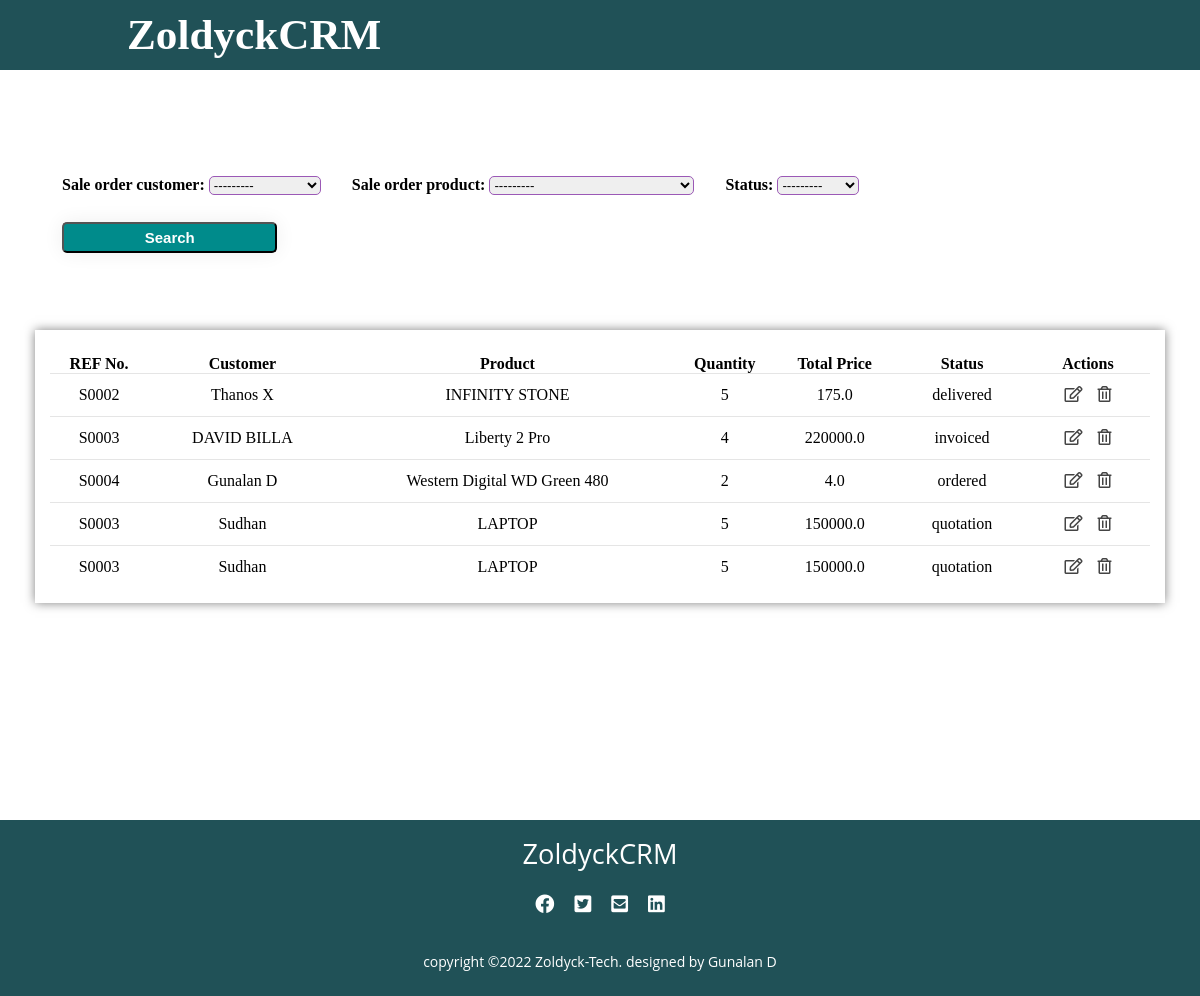
/orders/, run on an earlier commit of the app's database.
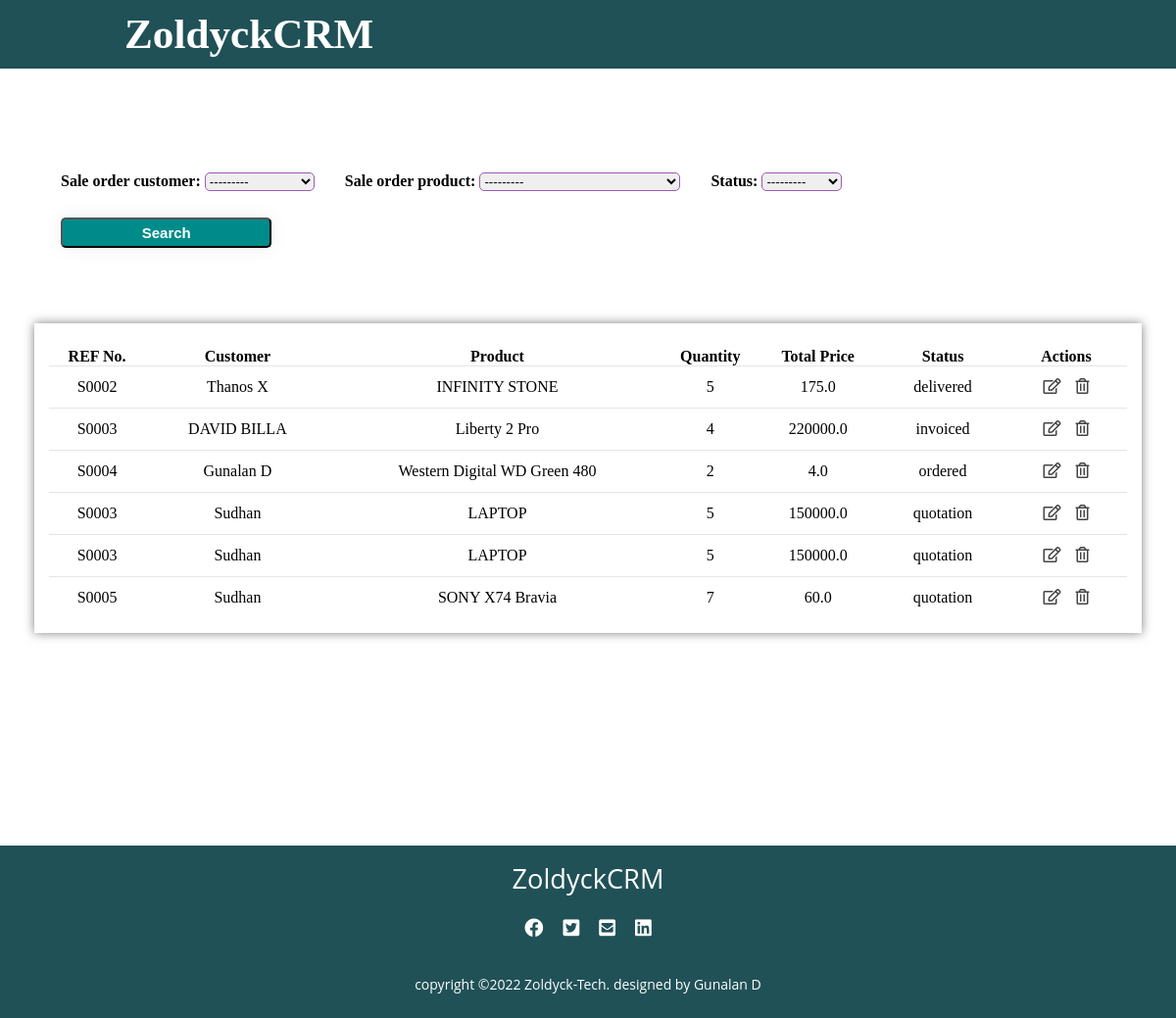
And on a later commit of the database.
### accounts/models.py (models this page shows, shortened)
class SaleOrder(models.Model):
    STATUS = (
        ('quotation', 'Quotation'),
        ('ordered', 'Ordered'),
        ('pending', 'Pending'),
        ('delivered', 'Delivered'),
        ('cancelled', 'Cancelled'),
        ('invoiced', 'Invoiced'),
    )
    sale_order_referencenumber = models.CharField(max_length=200, null= True)
    sale_order_customer = models.ForeignKey(Customer, on_delete=models.SET_NULL, null= True) # added a realtionship between the two models
    sale_order_product =  models.ForeignKey(Product, on_delete=models.SET_NULL, null= True)
    sale_order_quantity = models.IntegerField(null= True)
    sale_order_total_price = models.FloatField(null= True)
    sale_order_unit_price = models.FloatField(null= True)
    status = models.CharField(max_length=200, null= True , choices=STATUS, default='quotation')
    sale_order_date = models.DateTimeField(auto_now_add=True , null= True)

class Customer(models.Model):
    customer_pic = models.ImageField(upload_to='customer_pics/', blank=True)
    customer_name = models.CharField(max_length=50, null= True)
    customer_email = models.CharField(max_length=200 , null= True)
    customer_mobile = models.CharField(max_length=50 , null= True)
    date_created = models.DateTimeField(auto_now_add=True , null= True)
    def __str__(self):
        return self.customer_name

class Product(models.Model):
    CATEGORIES = (
        ('service', 'Service'),
        ('stockable', 'Stockable'),
    )
    product_name = models.CharField(max_length=200, null= True)
    product_price = models.FloatField(null= True)
    product_category = models.CharField(max_length=200, null= True , choices=CATEGORIES)
    product_description = models.CharField(max_length=200, null= True)
    date_created = models.DateTimeField(auto_now_add=True , null= True)
    product_tag = models.ManyToManyField(ProductTag ,blank=True, null=True)
    def __str__(self):
        return self.product_name

### accounts/views.py (the view)
# urls.py: path('orders/', views.total_orders, name='orders'),
def total_orders(request):
    orders = SaleOrder.objects.all()
    my_filter = OrderFilter(request.GET,queryset=orders)
    orders = my_filter.qs
    context = {
        'orders': orders,
        'filter': my_filter,
    }
    return render(request, 'accounts/orders.html',context)

### accounts/templates/accounts/orders.html (shortened to what this page needs)
{% extends 'accounts/layout.html'%}
{% block content %}
<section>
    <div class="main">
        <div class="product-tables">
            <form action="" method="get">
                {{filter.form}}
                <div class="button">
                    <button type="submit" class="crt-ser"><a href="">Search</a></button>
                </div>
            </form>
            <div class="latest-products">
                <table class="cus-prod-customers">
                    <thead>
                        <tr>
                            <th>REF No.</th>
                            <th>Customer</th>
                            <th>Product</th>
                            <th>Quantity</th>
                            <th>Total Price</th>
                            <th>Status</th>
                            <th>Actions</th>
                        </tr>
                    </thead>
                    <tbody>
                        {% for ord in orders %}
                        <tr>
                             <td>{{ ord.sale_order_referencenumber  }}</td>
                             <td>{{ ord.sale_order_customer }}</td>
                             <td>{{ ord.sale_order_product  }}</td>
                             <td>{{ ord.sale_order_quantity }}</td>
                             <td>{{ ord.sale_order_total_price  }}</td>
                             <td>{{ ord.status  }}</td>
                            <td>
                                <a href="{% url 'update_order' ord.id %}"><i class="far fa-edit"></i></a>
                                <a href="{% url 'delete_order' ord.id %}"><i class="far fa-trash-alt"></i></a>
                            </td>
                        </tr>
                        {% endfor %}
                    </tbody>
                </table>
            </div>
        </div>
    </div>
</section>
{% endblock %}

What changed in the data, as far as the page shows it:
added SaleOrder: sale_order_referencenumber "S0005", sale_order_customer "Sudhan", sale_order_product "SONY X74 Bravia", sale_order_quantity "7", sale_order_total_price "60.0", status "quotation"
